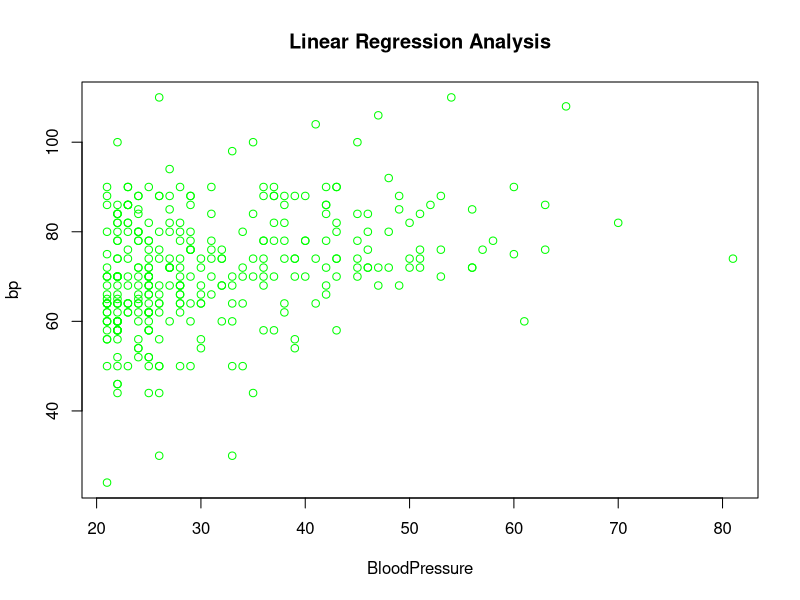

The R script that drew this image:
library(MASS)
bp = Pima.te$bp
age = Pima.te$age
r = lm(bp~age)
plot(age, bp, col="green", main= "Linear Regression Analysis" , abline= r, xlab = "BloodPressure", ylanb= "Age")